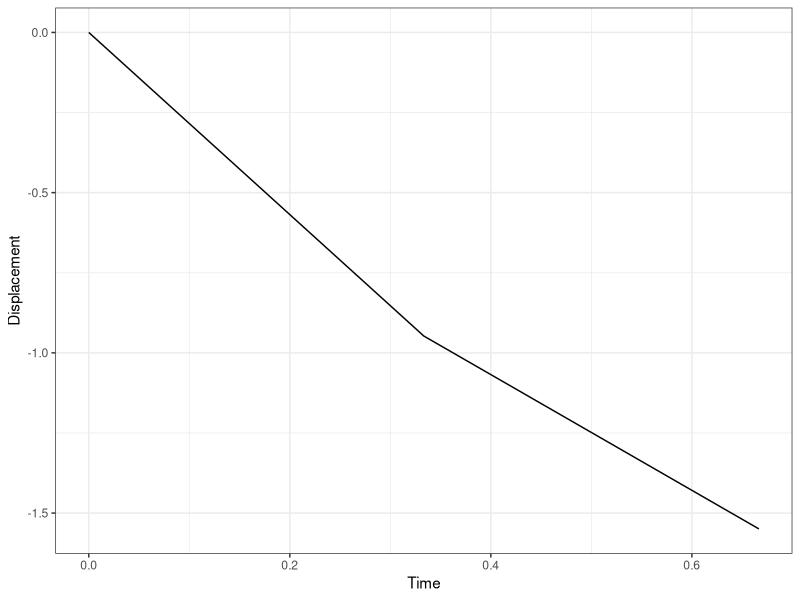
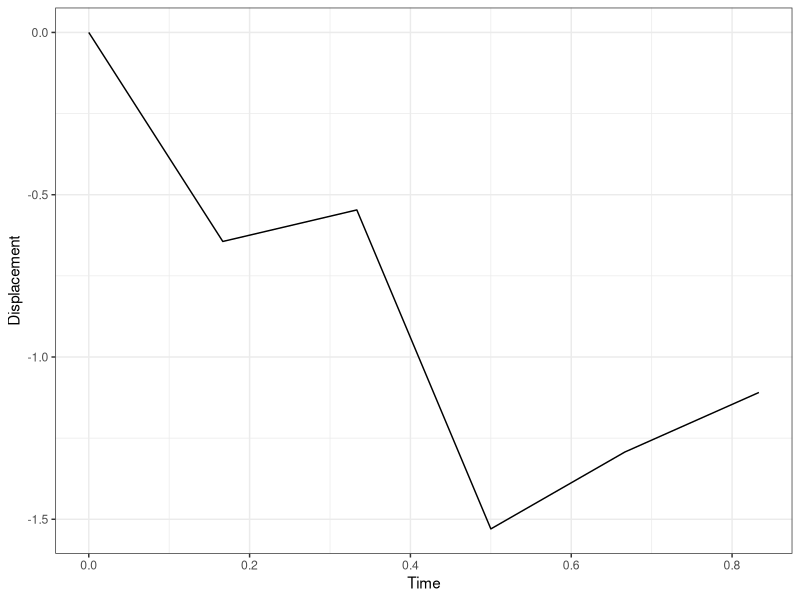
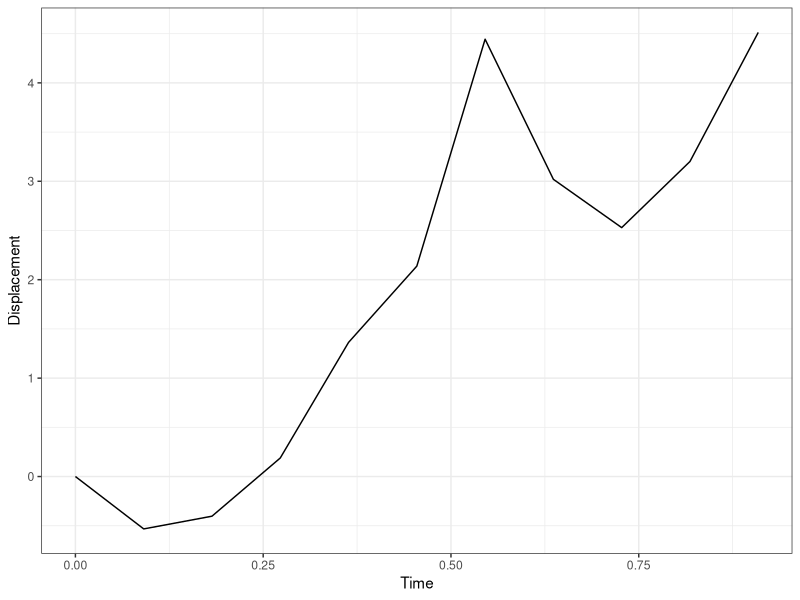
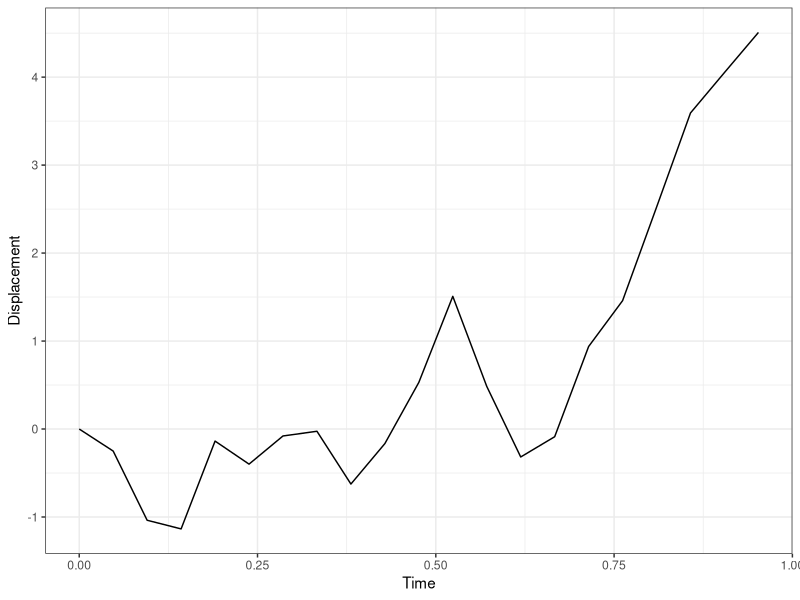
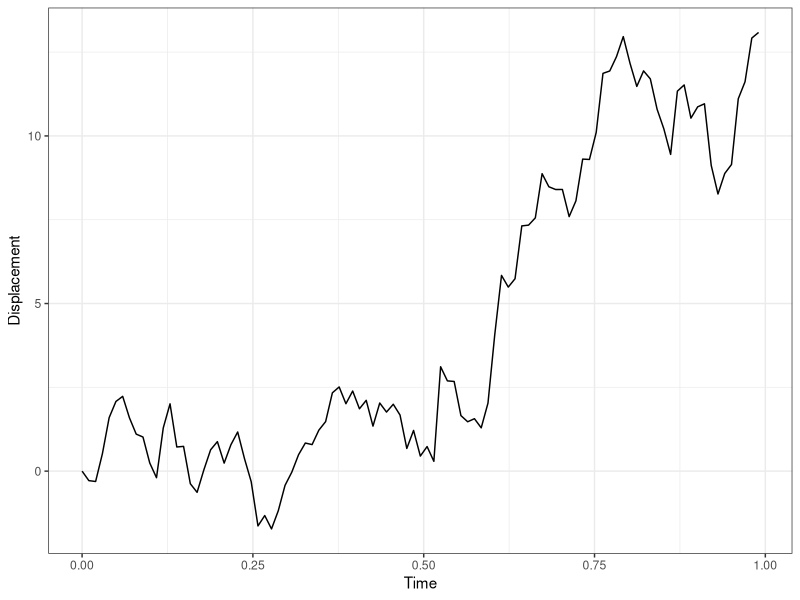
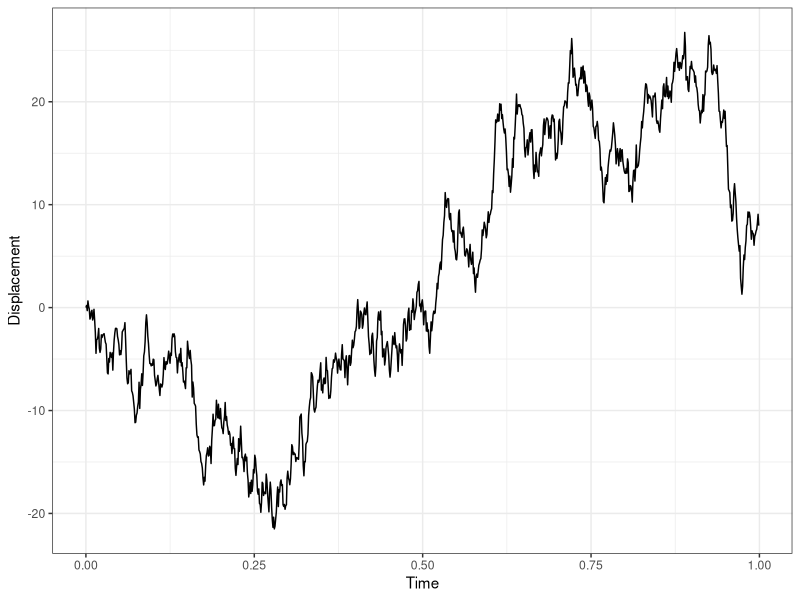
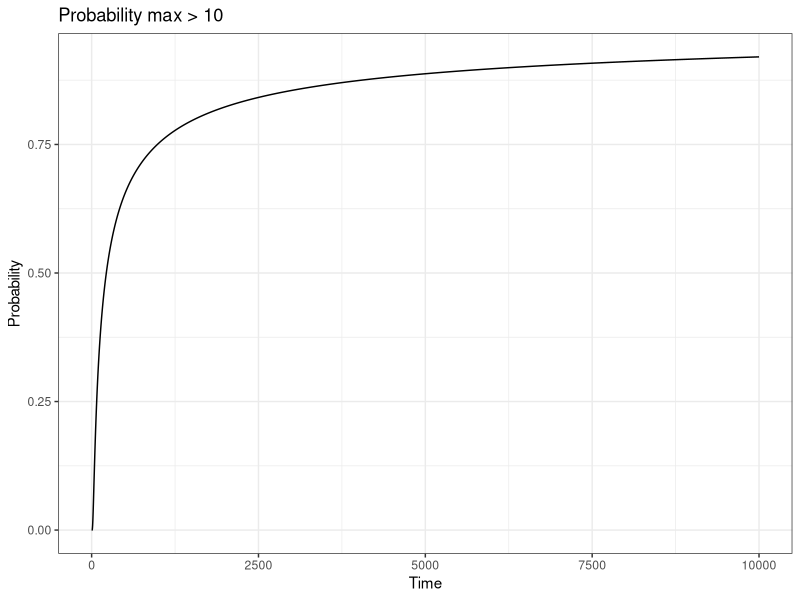
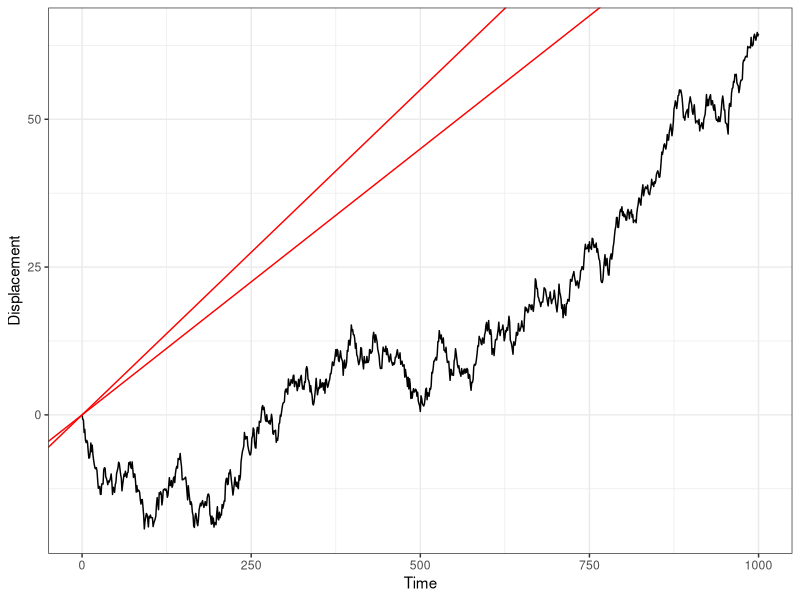

R code for these plots, in order: (Note: a time limit stopped this script after it produced the figures.)
#
####
####### A sample Brownian path
####
#
library(ggplot2)

kicks <- rnorm(n=999999)
kicks <- c(0,kicks)
bm    <- cumsum(kicks)
df <- data.frame(Displacement=bm,Time = (0:999999)/1000000)

gg <- ggplot(data=df,aes(x=Time,y=Displacement)) +
  geom_line() + theme_bw() + ggtitle("A sample Brownian path")

ggsave("brownianPath.png",height=3,width = 5)

#
####
####### Piecewise linear functions converge to BM
####
#
n = 2
kicks <- rnorm(n=n)
kicks <- c(0,kicks)
bm    <- cumsum(kicks)
df <- data.frame(Displacement=bm,Time = (0:n)/(n+1))

gg <- ggplot(data=df,aes(x=Time,y=Displacement)) +
  geom_line() + theme_bw() 
gg


n=5
kicks <- rnorm(n=n)
kicks <- c(0,kicks)
bm    <- cumsum(kicks)
df1 <- data.frame(Displacement=bm,Time = (0:n)/(n+1))

gg <- ggplot(data=df1,aes(x=Time,y=Displacement)) +
  geom_line() + theme_bw() 
gg

n=10
kicks <- rnorm(n=n)
kicks <- c(0,kicks)
bm    <- cumsum(kicks)
df2 <- data.frame(Displacement=bm,Time = (0:n)/(n+1))

gg <- ggplot(data=df2,aes(x=Time,y=Displacement)) +
  geom_line() + theme_bw() 
gg

n=20
kicks <- rnorm(n=n)
kicks <- c(0,kicks)
bm    <- cumsum(kicks)
df3 <- data.frame(Displacement=bm,Time = (0:n)/(n+1))

gg <- ggplot(data=df3,aes(x=Time,y=Displacement)) +
  geom_line() + theme_bw() 
gg

n=100
kicks <- rnorm(n=n)
kicks <- c(0,kicks)
bm    <- cumsum(kicks)
df4 <- data.frame(Displacement=bm,Time = (0:n)/(n+1))

gg <- ggplot(data=df4,aes(x=Time,y=Displacement)) +
  geom_line() + theme_bw() 
gg

n=1000
kicks <- rnorm(n=n)
kicks <- c(0,kicks)
bm    <- cumsum(kicks)
df5 <- data.frame(Displacement=bm,Time = (0:n)/(n+1))

gg <- ggplot(data=df5,aes(x=Time,y=Displacement)) +
  geom_line() + theme_bw() 
gg


#
####
####### Prob max > 10 at time t
####
#
probMax <- vector()
for(i in 1:10000) {
  probMax[i] <- 2-2*pnorm(10/sqrt(i))
}
probMax <- c(0,probMax)

gg <- ggplot(data.frame(Probability=probMax,Time=0:10000),
             aes(x=Time,y=Probability)) +
  geom_line() + theme_bw() + ggtitle("Probability max > 10")
gg
ggsave("~/Desktop/probabilityGreater.png",height=3,width = 5)

#
####
####### Brownian motion with drift
####
#

#
mu <- 0.1
epsilon <- 0.01

n <- 1000
bm <- c(0,cumsum(rnorm(n))) + mu*0:n
df <- data.frame(Displacement=bm,Time=0:n,n=n)
gg <- ggplot(df,aes(x=Time,y=Displacement)) +
  geom_line() + geom_abline(slope = mu+epsilon,color="red") +
  geom_abline(slope = mu-epsilon,color="red") +
  theme_bw() 
gg

n <- 10000
bm <- c(0,cumsum(rnorm(n))) + mu*0:n
df2 <- data.frame(Displacement=bm,Time=0:n,n=n)
gg2 <- ggplot(df2,aes(x=Time,y=Displacement)) +
  geom_line() + geom_abline(slope = mu+epsilon,color="red") +
  geom_abline(slope = mu-epsilon,color="red") +
  theme_bw() 
gg2

n <- 100000
bm <- c(0,cumsum(rnorm(n))) + mu*0:n
df3 <- data.frame(Displacement=bm,Time=0:n,n=n)
gg3 <- ggplot(df3,aes(x=Time,y=Displacement)) +
  geom_line() + geom_abline(slope = mu+epsilon,color="red") +
  geom_abline(slope = mu-epsilon,color="red") +
  theme_bw() 
gg3

library(gridExtra)
ggsave("~/Desktop/bmWithDrift.png",grid.arrange(gg,gg2,gg3,ncol=3),width=12,height=3)

n <- 1000000
bm <- c(0,cumsum(rnorm(n))) + mu*0:n
plot(bm)
lines((mu+epsilon)*0:n,col="red")
lines((mu-epsilon)*0:n,col="red")


#
###
####### Finite differences for ODE u'(x)=5u(x)+2, u(0)=0
###
#
h <- 0.5
u <- rep(0,1/h+1)
for(i in 1:(1/h)) {
  u[i+1] <- u[i] + h*(5*u[i]+2)
}
df <- data.frame(Values=u,Time=seq(from=0,to=1,by=h))
gg <- ggplot(df,aes(x=Time,y=Values)) +
  geom_line() + theme_bw() + ggtitle(paste0("h=",h)) +
  geom_hline(yintercept = 58.96519,col="red")
gg

h <- 0.1
u <- rep(0,1/h+1)
for(i in 1:(1/h)) {
  u[i+1] <- u[i] + h*(5*u[i]+2)
}
df <- data.frame(Values=u,Time=seq(from=0,to=1,by=h))
gg2 <- ggplot(df,aes(x=Time,y=Values)) +
  geom_line() + theme_bw() + ggtitle(paste0("h=",h)) +
  geom_hline(yintercept = 58.96519,col="red")
gg2

h <- 0.01
u <- rep(0,1/h+1)
for(i in 1:(1/h)) {
  u[i+1] <- u[i] + h*(5*u[i]+2)
}
df <- data.frame(Values=u,Time=seq(from=0,to=1,by=h))
gg3 <- ggplot(df,aes(x=Time,y=Values)) +
  geom_line() + theme_bw() + ggtitle(paste0("h=",h)) +
  geom_hline(yintercept = 58.96519,col="red")
gg3

h <- 0.001
u <- rep(0,1/h+1)
for(i in 1:(1/h)) {
  u[i+1] <- u[i] + h*(5*u[i]+2)
}
df <- data.frame(Values=u,Time=seq(from=0,to=1,by=h))
gg4 <- ggplot(df,aes(x=Time,y=Values)) +
  geom_line() + theme_bw() + ggtitle(paste0("h=",h)) +
  geom_hline(yintercept = 58.96519,col="red")
gg4

h <- 0.0001
u <- rep(0,1/h+1)
for(i in 1:(1/h)) {
  u[i+1] <- u[i] + h*(5*u[i]+2)
}
df <- data.frame(Values=u,Time=seq(from=0,to=1,by=h))
gg5 <- ggplot(df,aes(x=Time,y=Values)) +
  geom_line() + theme_bw() + ggtitle(paste0("h=",h)) +
  geom_hline(yintercept = 58.96519,col="red")
gg5

h <- 0.00001
u <- rep(0,1/h+1)
for(i in 1:(1/h)) {
  u[i+1] <- u[i] + h*(5*u[i]+2)
}
df <- data.frame(Values=u,Time=seq(from=0,to=1,by=h))
gg6 <- ggplot(df,aes(x=Time,y=Values)) +
  geom_line() + theme_bw() + ggtitle(paste0("h=",h)) +
  geom_hline(yintercept = 58.96519,col="red")
gg6

library(gridExtra)
ggsave("~/Desktop/finiteDifferences.png",grid.arrange(gg,gg2,gg3,gg4,gg5,gg6,ncol=3),width=12,height=6)

#
###
####### Euler-Maruyama for OU process
###
#
sigma <- 1
alpha <- 0
U <- vector()
h <- 1/100000
for(i in 1:20) {
  u <- rep(0,1/h+1)
  for(i in 1:(1/h)) {
    u[i+1] <- (1 - h*alpha)*u[i] + sigma*sqrt(h)*rnorm(1)
  }
  U <- c(U,u)
}
Time <- rep(seq(from=0,to=1,by=h),20)
Values <- U
df <- data.frame(Values,Time,Sample=rep(1:20,each=length(Time)/20))
df$Sample <- factor(df$Sample)
gg <- ggplot(df,aes(x=Time,y=Values,col=Sample)) +
  geom_line()  + ylim(-3,3) +
  theme_bw() + theme(legend.position = "none") + ggtitle(paste0("alpha=",alpha))
gg

sigma <- 1
alpha <- 1
U <- vector()
h <- 1/100000
for(i in 1:20) {
  u <- rep(0,1/h+1)
  for(i in 1:(1/h)) {
    u[i+1] <- (1 - h*alpha)*u[i] + sigma*sqrt(h)*rnorm(1)
  }
  U <- c(U,u)
}
Time <- rep(seq(from=0,to=1,by=h),20)
Values <- U
df <- data.frame(Values,Time,Sample=rep(1:20,each=length(Time)/20))
df$Sample <- factor(df$Sample)
gg2 <- ggplot(df,aes(x=Time,y=Values,col=Sample)) +
  geom_line()  + ylim(-3,3) +
  theme_bw() + theme(legend.position = "none") + ggtitle(paste0("alpha=",alpha))
gg2

sigma <- 1
alpha <- 10
U <- vector()
h <- 1/100000
for(i in 1:20) {
  u <- rep(0,1/h+1)
  for(i in 1:(1/h)) {
    u[i+1] <- (1 - h*alpha)*u[i] + sigma*sqrt(h)*rnorm(1)
  }
  U <- c(U,u)
}
Time <- rep(seq(from=0,to=1,by=h),20)
Values <- U
df <- data.frame(Values,Time,Sample=rep(1:20,each=length(Time)/20))
df$Sample <- factor(df$Sample)
gg3 <- ggplot(df,aes(x=Time,y=Values,col=Sample)) +
  geom_line()  + ylim(-3,3) +
  theme_bw() + theme(legend.position = "none") + ggtitle(paste0("alpha=",alpha))
gg3

ggsave("~/Desktop/ouEulerMaruyama.png",grid.arrange(gg,gg2,gg3,ncol=3),width=12,height=3)

#
###
####### Langevin Monte Carlo
###
#
library(ggplot2)

# gaussian target
gradLogPi <- function(theta) {
  return(-theta)
}

h <- 1/10
length <- 1000
vals <- rep(0,(length/h)+1)
for(i in 1:(length/h)) {
  vals[i+1] <- vals[i] + h*gradLogPi(vals[i]) + sqrt(2*h)*rnorm(1)
}
hist(vals)
qqnorm(vals)
qqline(vals,col="red")


# Langevin Monte Carlo
LMC <- function(h=1/10,timeLength=1000,D=1,initialPos=0) {
  if(D==1) {
    vals <- rep(0,(timeLength/h)+1)
    vals[1] <- initialPos
    for(i in 1:(timeLength/h)) {
      vals[i+1] <- vals[i] + h*gradLogPi(vals[i]) + sqrt(2*h)*rnorm(1)
    }
  } else {
    vals <- matrix(0,(timeLength/h)+1,2)
    vals[1,] <- initialPos
    for(i in 1:(timeLength/h)) {
      vals[i+1,] <- vals[i,] + h*gradLogPi(vals[i,]) + sqrt(2*h)*rnorm(D)
    }
  }
  return(vals)
}

# spherical 2D target
vals <- LMC(h=1/10,timeLength=1000,D=2,initialPos = 100)
colnames(vals) <- c("X","Y")
vals <- as.data.frame(vals)
gg <- ggplot(vals[1:100,],aes(x=X,y=Y)) +
  geom_path() +theme_bw()
gg
gg2 <- ggplot(vals,aes(x=X,y=Y)) +
  geom_path() + geom_density_2d() + theme_bw()
gg2

# spherical 2D target
vals <- LMC(h=1/10,timeLength=10000,D=2,initialPos = 1)
colnames(vals) <- c("X","Y")
vals <- as.data.frame(vals)
gg <- ggplot(vals[1:100,],aes(x=X,y=Y)) +
  geom_path() +theme_bw()
gg
gg2 <- ggplot(vals,aes(x=X,y=Y)) +
  geom_path() + geom_density_2d() +theme_bw()
gg2

# correlated 2D target
gradLogPi <- function(theta) {
  Rinv <- matrix(c(2.78,-2.22,-2.22,2.78),2,2)
  return(-Rinv%*%theta)
}
vals <- LMC(h=1/10,timeLength=10000,D=2,initialPos = 1)
colnames(vals) <- c("X","Y")
vals <- as.data.frame(vals)
gg <- ggplot(vals[1:100,],aes(x=X,y=Y)) +
  geom_path() +theme_bw() + ggtitle("100 steps: h=0.1, time=10")
gg
gg2 <- ggplot(vals,aes(x=X,y=Y)) +
  geom_path() + geom_density_2d() +theme_bw() + ggtitle("100k steps: h=0.1, time=10k")
gg2

ggsave("~/Desktop/LMC.png",gridExtra::grid.arrange(gg,gg2,ncol=2),width=12,height=4)
